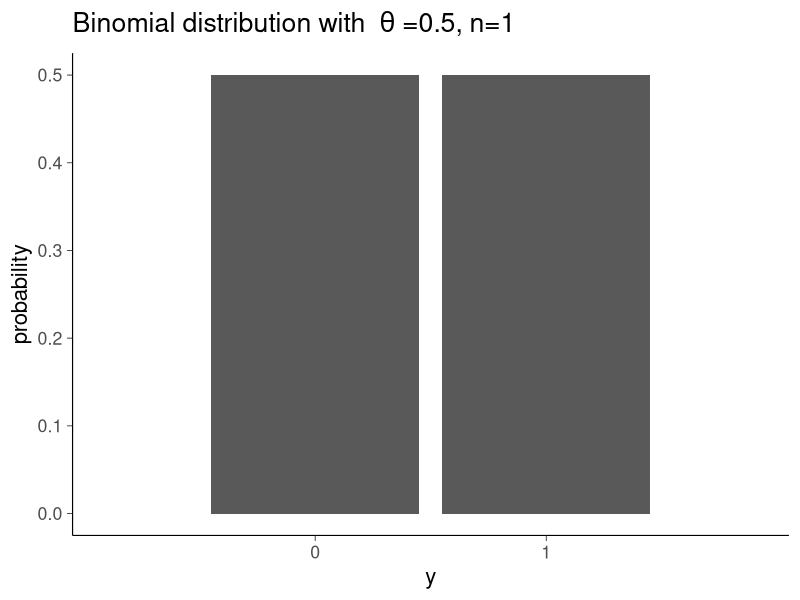
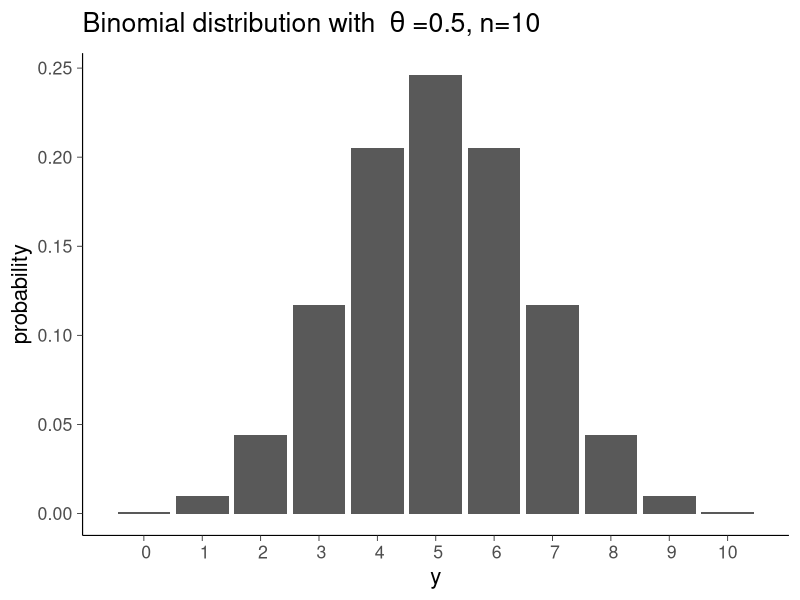
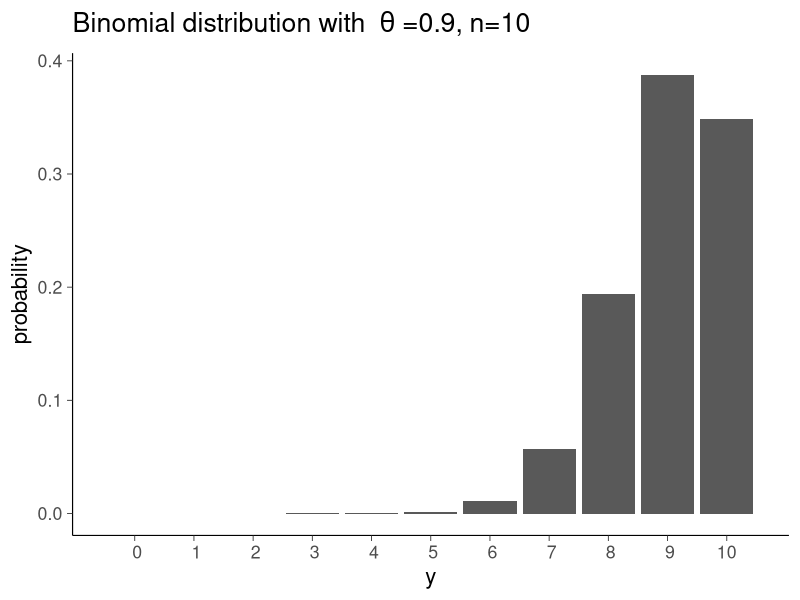
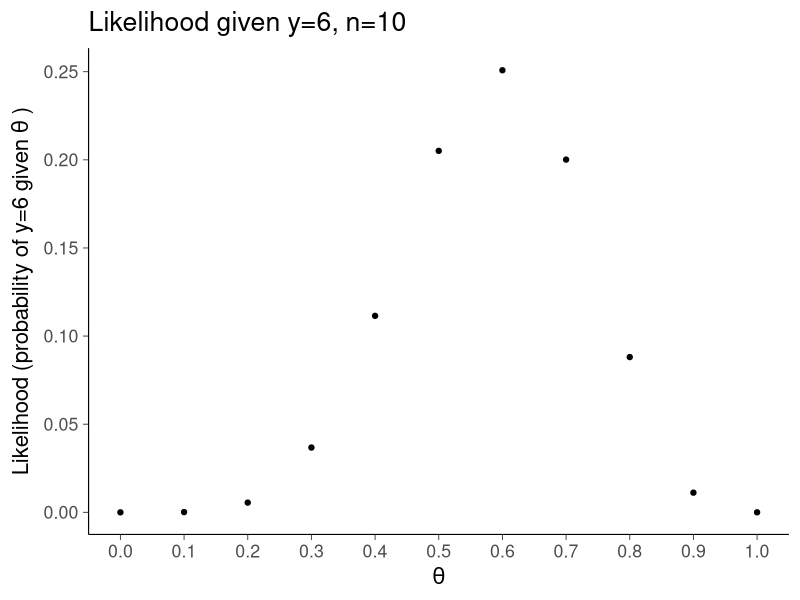
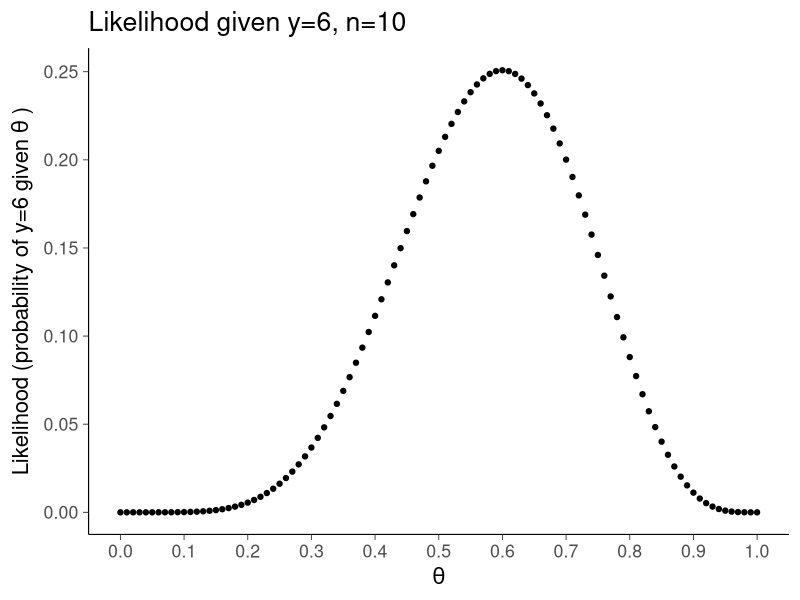
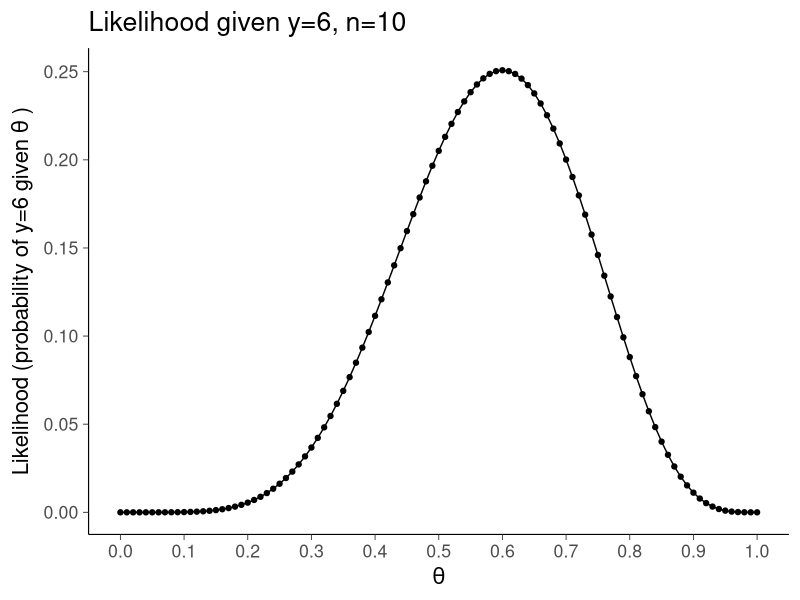
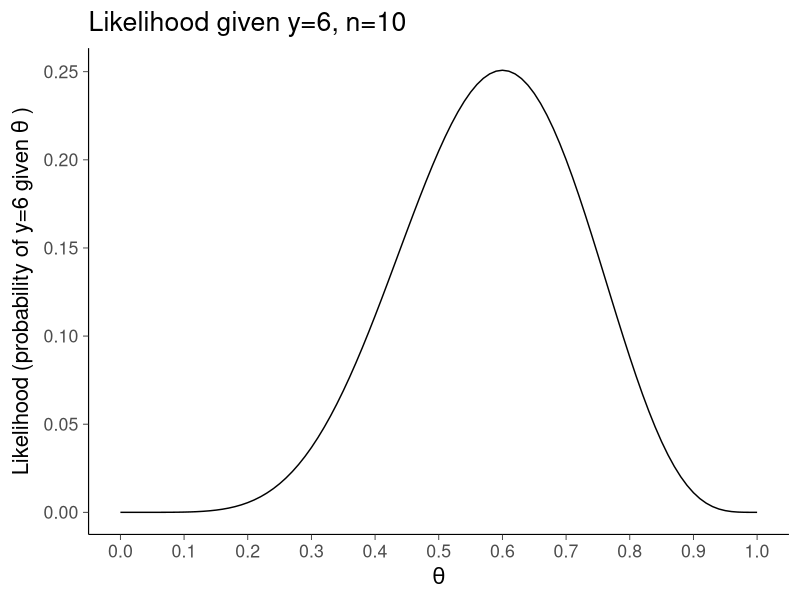
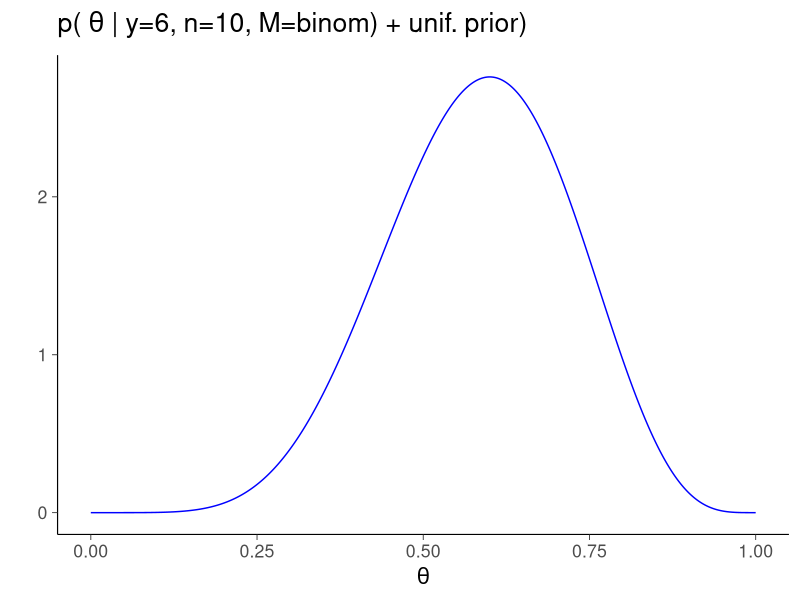

Reproduce these figures in R, in order. (Note: this script raises an error after producing the figures.)
#' ---
#' title: "Bayesian data analysis - some figs for slides_ch2"
#' author: "Aki Vehtari"
#' date: "`r format(Sys.Date())`"
#' ---

#' load packages
library(tidyverse)
library(purrr)
library(ggplot2)
theme_set(bayesplot::theme_default(base_family = "sans", base_size=16))

#' # Binomial model, Beta posterior
#' 

#' Binomial distribution with theta=0.5, n=1
ggplot(data.frame(x=0:1, y=dbinom(0:1, 1, 0.5)), aes(x=x, y=y)) +
    geom_col() +
    scale_x_discrete(breaks=0:1, limits=0:1) +
    labs(x="y", y="probability", title=bquote("Binomial distribution with " ~ theta ~ "=0.5, n=1"))

#' Binomial distribution with theta=0.5, n=10
ggplot(data.frame(x=0:10, y=dbinom(0:10, 10, 0.5)), aes(x=x, y=y)) +
    geom_col() +
    scale_x_discrete(breaks=0:10, limits=0:10) +
    labs(x="y", y="probability", title=bquote("Binomial distribution with " ~ theta~ "=0.5, n=10"))

#' Binomial distribution with theta=0.9, n=10
ggplot(data.frame(x=0:10, y=dbinom(0:10, 10, 0.9)), aes(x=x, y=y)) +
    geom_col() +
    scale_x_discrete(breaks=0:10, limits=0:10) +
    labs(x="y", y="probability", title=bquote("Binomial distribution with " ~ theta ~ "=0.9, n=10"))

#' Likelihood
ggplot(data.frame(x=seq(0,1,length.out=11), y=dbinom(6, 10, seq(0,1,length.out=11))), aes(x=x, y=y)) +
    geom_point() +
    scale_x_continuous(breaks=(0:10)/10) +
    labs(x=bquote(theta), y=bquote("Likelihood (probability of y=6 given" ~ theta ~ ")"), title=bquote("Likelihood given y=6, n=10"))
ggsave('figs/lbinom10a.pdf', width=6, height=4)

#' Likelihood
ggplot(data.frame(x=seq(0,1,length.out=101), y=dbinom(6, 10, seq(0,1,length.out=101))), aes(x=x, y=y)) +
    geom_point() +
    scale_x_continuous(breaks=seq(0,1,length.out=11)) +
    labs(x=bquote(theta), y=bquote("Likelihood (probability of y=6 given" ~ theta ~ ")"), title=bquote("Likelihood given y=6, n=10"))
ggsave('figs/lbinom10b.pdf', width=6, height=4)

#' Likelihood
ggplot(data.frame(x=seq(0,1,length.out=101), y=dbinom(6, 10, seq(0,1,length.out=101))), aes(x=x, y=y)) +
    geom_point() + geom_line() +
    scale_x_continuous(breaks=seq(0,1,length.out=11)) +
    labs(x=bquote(theta), y=bquote("Likelihood (probability of y=6 given" ~ theta ~ ")"), title=bquote("Likelihood given y=6, n=10"))
ggsave('figs/lbinom10c.pdf', width=6, height=4)

#' Likelihood
ggplot(data.frame(x=seq(0,1,length.out=101), y=dbinom(6, 10, seq(0,1,length.out=101))), aes(x=x, y=y)) +
    geom_line() +
    scale_x_continuous(breaks=seq(0,1,length.out=11)) +
    labs(x=bquote(theta), y=bquote("Likelihood (probability of y=6 given" ~ theta ~ ")"), title=bquote("Likelihood given y=6, n=10"))
ggsave('figs/lbinom10d.pdf', width=6, height=4)

integrate(function(x) dbinom(6, 10, x), 0, 1)

#' Posterior of theta of Binomial model with y=6, n=10 + unif prior
ggplot(data = data.frame(x = c(0, 1)), aes(x)) +
    stat_function(fun = dbeta, n = 601, args = list(shape1 = 7, shape2 = 5),
                  color = "blue") +
    labs(x=bquote(theta), y="", title=bquote("p(" ~ theta ~ "| y=6, n=10, M=binom) + unif. prior)"))

#' Posterior of theta of Binomial model with y=10, n=10
gggplot(data = data.frame(x = c(0, 1)), aes(x)) +
    stat_function(fun = dbeta, n = 601, args = list(shape1 = 11, shape2 = 1),
                  color = "blue") +
    geom_segment(x=11/12, xend=11/12, y=0, yend=11, color="red") +
    annotate(geom ="text", x=11/12, y=-0.5, label="Mean")  +
    labs(x=bquote(theta), y="",
         title=bquote("Posterior of " ~ theta ~ " of Binomial model with y=10, n=10"))

#' Posterior of theta of Binomial model with y=10, n=10
ggplot(data = data.frame(x = c(0, 1)), aes(x)) +
    stat_function(fun = dbeta, n = 601, args = list(shape1 = 11, shape2 = 1),
                  color = "blue") +
    geom_segment(x=11/12, xend=11/12, y=0, yend=11, color="red") +
    annotate(geom ="text", x=11/12, y=-0.5, label="Mean")  +
    labs(x=bquote(theta), y="", title=bquote("p(" ~ theta ~ "| y=10, n=10, M=binom) + unif. prior"))

#' Posterior of theta of Binomial model with y=10, n=10 + Beta(2,2) prior
ggplot(data = data.frame(x = c(0, 1)), aes(x)) +
    stat_function(fun = dbeta, n = 601, args = list(shape1 = 12, shape2 = 2),
                  color = "blue") +
    geom_segment(x=12/14, xend=12/14, y=0, yend=11, color="red") +
    annotate(geom ="text", x=12/14, y=-0.5, label="Mean")  +
    labs(x=bquote(theta), y="", title=bquote("p(" ~ theta ~ "| y=10, n=10, M=binom) + Beta(2,2) prior"))

#' Posterior of theta of Binomial model with y=6, n=10 + unif prior
ggplot(data = data.frame(x = c(0, 1)), aes(x)) +
    stat_function(fun = dbeta, n = 601, args = list(shape1 = 7, shape2 = 5),
                  color = "blue") +
    labs(x=bquote(theta), y="", title=bquote("p(" ~ theta ~ "| y=6, n=10, M=binom) + unif. prior)"))


#' # Gaussian model with known variance, Gaussian posterior
#' 

#' fake data
tb <- tibble(id = c(1, 2), height_mu=c(175, 185), height_sd=c(4, 2))

#' population mean and standard deviation for male height in Finland
popmu=181;
popsd=6;

#' posterior functions
postsd <- function (priorsd, obssd) { sqrt(1/(1/priorsd^2+1/obssd^2)) }
postmu <- function (priormu, priorsd, obsmu, obssd) {
    (priormu/priorsd^2 + obsmu/obssd^2)/(1/priorsd^2+1/obssd^2) }

#' base for plots
pbase <- ggplot(data = data.frame(x = c(155, 205)), aes(x)) +
    labs(y="", x="Height in cm")

#' Plot fake guesses
guessdf <- pmap_df(tb, ~ data_frame(x = seq(150, 210, length.out = 601), id=..1,
                                   density = dnorm(x, ..2, ..3)))
pguess <- ggplot(guessdf, aes(group = id, x = x, y = density)) + 
    geom_line(linetype=1, color="blue")
pguess

#' Plot fake guesses + prior
pguess + 
    stat_function(fun = dnorm, n = 101, args = list(mean = popmu, sd = popsd),
                  color = "red")

#' Compute posterior mu and sd
tb <- mutate(tb,
             height_pmu = postmu(popmu, popsd, height_mu, height_sd),
             height_psd = postsd(popsd, height_sd)
             )

#' Compute posterior densities
postdf <- pmap_df(tb, ~ data_frame(x = seq(150, 210, length.out = 601), id=..1,
                                   density = dnorm(x, ..4, ..5)))

#' Plot posterior densities
ppost <- ggplot(guessdf, aes(group = id, x = x, y = density)) + 
    geom_line(linetype=1, color="blue") + 
    geom_line(data = postdf, linetype=1, color="violet") +
    stat_function(fun = dnorm, n = 101, args = list(mean = popmu, sd = popsd),
                  color = "red")
ppost
